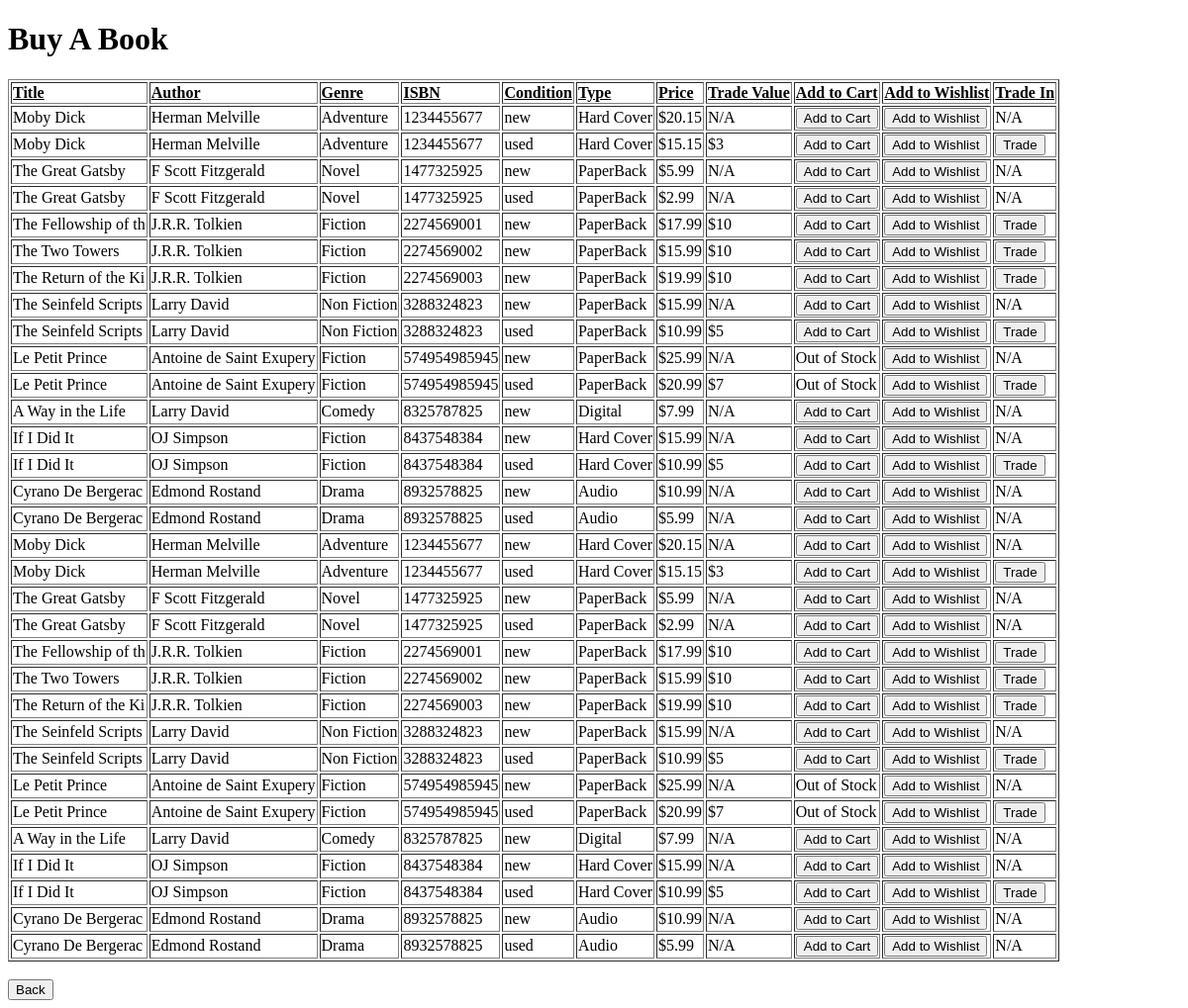
/search_book.php, run on an earlier commit of the app's database.
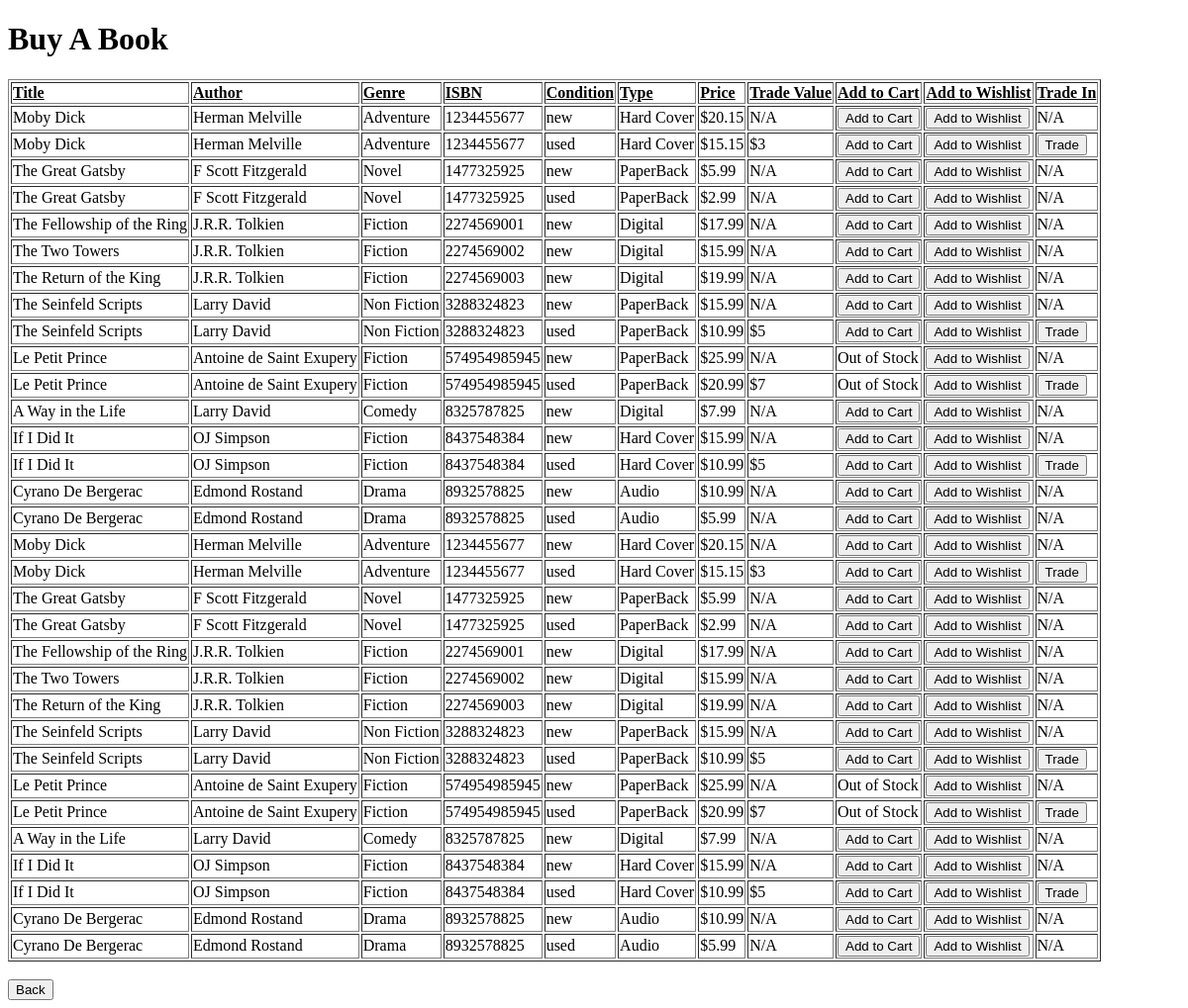
And on a later commit of the database.
### tables this page shows
CREATE TABLE Book(
	ISBN VARCHAR(13),
	Book_Cond VARCHAR(10),
	Title VARCHAR(40) NOT NULL,
	Author VARCHAR(30) NOT NULL,
	Edition INT,
	Genre VARCHAR(20),
	Date_Published DATE,
	Type VARCHAR(20) NOT NULL,
	Price REAL NOT NULL,
	Publisher_Name VARCHAR(20),
	Stock INT NOT NULL,
	Trade_Value Real,
	Def_Shipping_Cost Real,
	PRIMARY KEY(ISBN, Book_Cond),
	FOREIGN KEY (Publisher_Name) REFERENCES Publisher(Publisher_Name) ON 
DELETE CASCADE ON UPDATE CASCADE,
	FOREIGN KEY (Author) REFERENCES Author(Name) ON 
DELETE CASCADE ON UPDATE CASCADE
);

### search_book.php (the view, shortened to what this page needs)
<!DOCTYPE html>
<html>
<head>
</head>
<body>
<h1>Buy A Book</h1>
<table border = "1">
<tr>
<td><b><u>Title</b></u></td>
<td><b><u>Author</b></u></td>
<td><b><u>Genre</b></u></td>
<td><b><u>ISBN</b></u></td>
<td><b><u>Condition</b></u></td>
<td><b><u>Type</b></u></td>
<td><b><u>Price</b></u></td>
<td><b><u>Trade Value</b></u></td>
<td><b><u>Add to Cart</b></u></td>
<td><b><u>Add to Wishlist</b></u></td>
<td><b><u>Trade In</b></u></td>
</tr>
<?php
$info = $_SESSION['info'];
$myconnection = mysqli_connect('localhost', 'root', '')
    or die ('Could not connect: ' . mysql_error());
$query = "SELECT title, author, genre, ISBN, Book_Cond, type, price, trade_value, stock FROM book WHERE title LIKE '%$info%'";
$result = mysqli_query($myconnection, $query) or die ('Query failed: ' . mysql_error());
while($row = mysqli_fetch_array($result, MYSQLI_ASSOC)) {
	$ISBN = $row["ISBN"];
	$Book_Cond = $row["Book_Cond"];
	echo "<tr>";
	echo "<td>";
	echo $row["title"];
	echo "</td>";
	echo "<td>";
	echo $row["author"];
	echo "</td>";
	echo "<td>";
	echo $row["genre"];
	echo "</td>";
	echo "<td>";
	echo $ISBN;
	echo "</td>";
	echo "<td>";
	echo $Book_Cond;
	echo "</td>";
	echo "<td>";
	echo $row["type"];
	echo "</td>";
	echo "<td>";
	echo '$' . $row["price"];
	echo "</td>";
	echo "<td>";
	if($row["trade_value"] != NULL)
	{
		echo '$' . $row["trade_value"];
	}
	else
	{
		echo "N/A";
	}
	echo "</td>";
	if($row["stock"] > 0) {
		echo "<td><form action = \"addtocart.php\" method = \"Post\">";
		echo "<input type = \"submit\" value = \"Add to Cart\"></form></td>";
	}
	else {
		echo "<td>Out of Stock</td>";
	}
	echo "<td><form action = \"addtowish.php\" method = \"Post\">";
	echo "<input type = \"submit\" value = \"Add to Wishlist\"></form></td>";
	if($row["trade_value"] != NULL)
	{
		echo "<td><form action = \"trade.php\" method = \"Post\">";
		echo "<input type = \"submit\" value = \"Trade\"></form></td>";
	}
	else
	{
		echo "<td>N/A</td>";
	}
	echo "</tr>";
}
$query = "SELECT title, author, genre, ISBN, Book_Cond, type, price, trade_value, stock FROM book WHERE author LIKE '%$info%'";
$result = mysqli_query($myconnection, $query) or die ('Query failed: ' . mysql_error());
while($row = mysqli_fetch_array($result, MYSQLI_ASSOC)) {
	$ISBN = $row["ISBN"];
	$Book_Cond = $row["Book_Cond"];
	echo "<tr>";
	echo "<td>";
	echo $row["title"];
	echo "</td>";
	echo "<td>";
	echo $row["author"];
	echo "</td>";
	echo "<td>";
	echo $row["genre"];
	echo "</td>";
	echo "<td>";
	echo $ISBN;
	echo "</td>";
	echo "<td>";
	echo $Book_Cond;
	echo "</td>";
	echo "<td>";
	echo $row["type"];
	echo "</td>";
	echo "<td>";
	echo '$' . $row["price"];
	echo "</td>";
	echo "<td>";
	if($row["trade_value"] != NULL)
	{
		echo '$' . $row["trade_value"];
	}
	else
	{
		echo "N/A";
	}
	echo "</td>";
	if($row["stock"] > 0) {
		echo "<td><form action = \"addtocart.php\" method = \"Post\">";
		echo "<input type = \"submit\" value = \"Add to Cart\"></form></td>";
	}
	else {
		echo "<td>Out of Stock</td>";
	}
	echo "<td><form action = \"addtowish.php\" method = \"Post\">";
	echo "<input type = \"submit\" value = \"Add to Wishlist\"></form></td>";
	if($row["trade_value"] != NULL)
	{
		echo "<td><form action = \"trade.php\" method = \"Post\">";
		echo "<input type = \"submit\" value = \"Trade\"></form></td>";
	}
	else
	{
		echo "<td>N/A</td>";
	}
	echo "</tr>";
}
?>
</table>
</body>
<br/>
<form>
  <button formaction="userpage.php">Back</button>
</form>
</html>

What changed in the data, as far as the page shows it:
changed book: Title "The Fellowship of th" → "The Fellowship of the Ring"; Type "PaperBack" → "Digital"; Trade_Value "10" → (not shown); value "Trade" → (not shown); Trade_Value "$ $" → "N/A N/A N/A N/A"
changed book "The Two Towers": Type "PaperBack" → "Digital"; Trade_Value "10" → (not shown); value "Trade" → (not shown); Trade_Value "$ $" → "N/A N/A N/A N/A"
changed book: Title "The Return of the Ki" → "The Return of the King"; Type "PaperBack" → "Digital"; Trade_Value "10" → (not shown); value "Trade" → (not shown); Trade_Value "$ $" → "N/A N/A N/A N/A"
